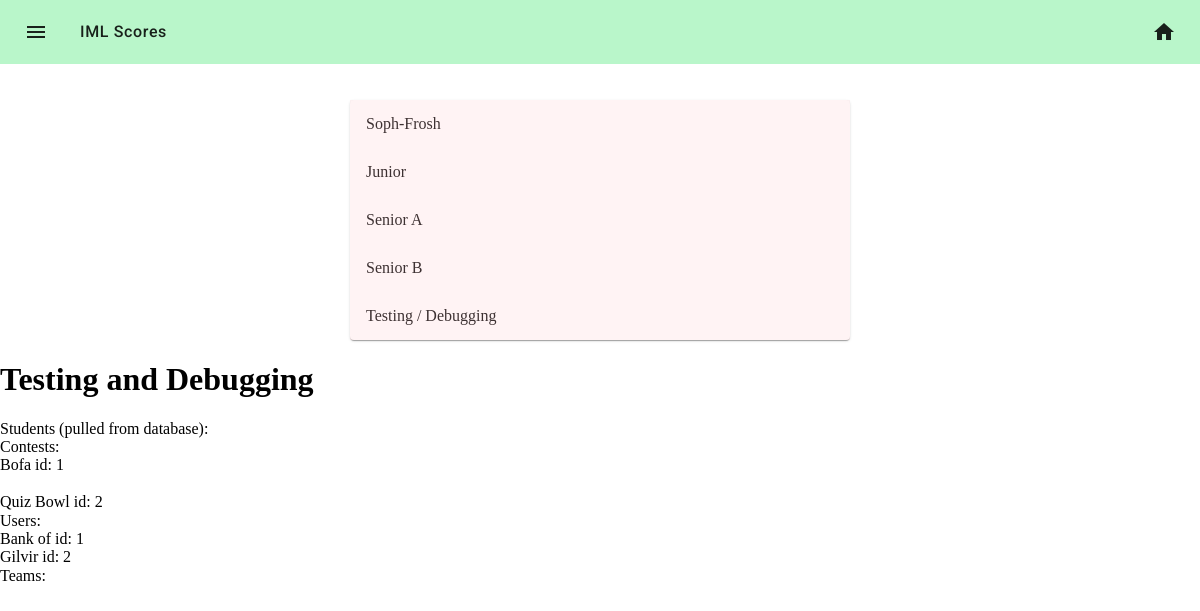
The page /info/tests on the database as committed earlier.
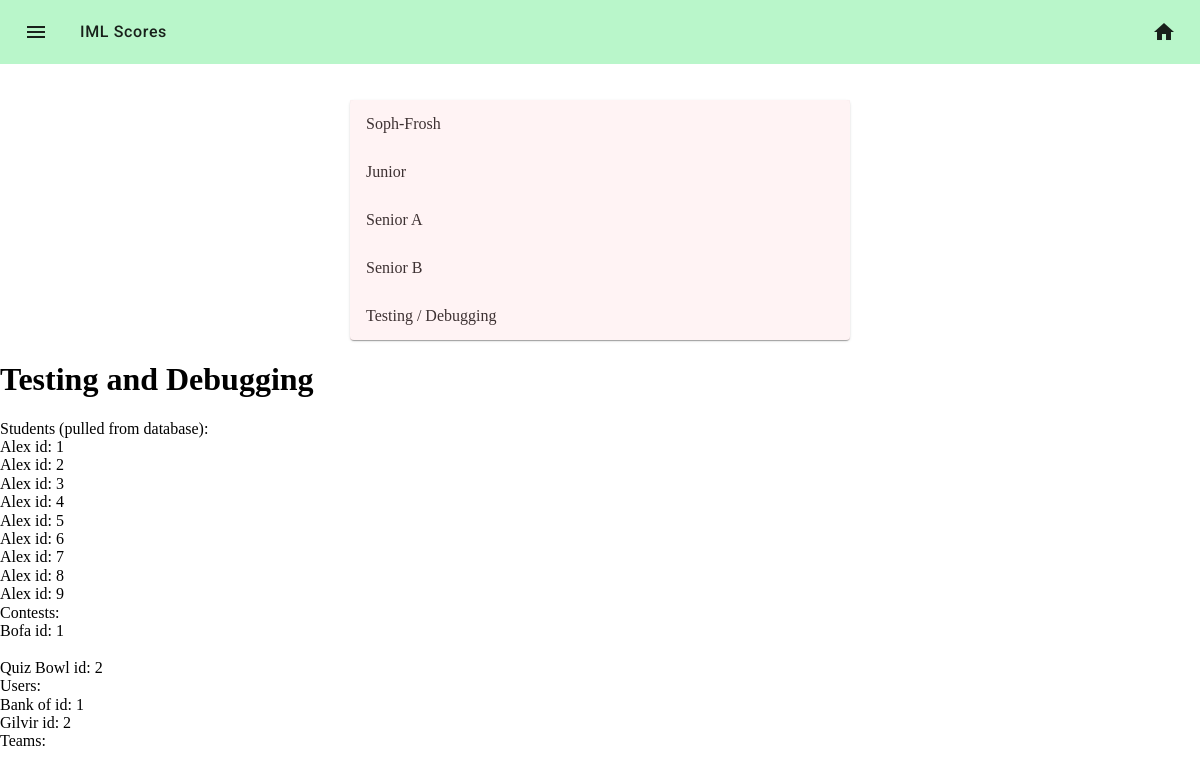
The same page on the database as committed later.
### iml/models.py (models this page shows, shortened)
class Contest(db.Model):
    __tablename__ = 'contests'
    id = db.Column(db.Integer, primary_key=True)
    name = db.Column(db.String(32), nullable=False)
    date = db.Column(db.Date(), nullable=False)
    question_count = db.Column(db.Integer, nullable=False)
    division_id = db.Column(db.Integer, db.ForeignKey('divisions.id'), nullable=False)
    division = db.relationship('Division', back_populates='contests')
    scores = db.relationship('Score', back_populates='contest')

class User(db.Model):
    __tablename__ = 'users'
    id = db.Column(db.Integer,
                   primary_key=True)
    first = db.Column(db.String(32), nullable=False)
    last = db.Column(db.String(64), nullable=False)
    email = db.Column(db.String(64), nullable=False)
    phone_num = db.Column(db.String(32), nullable=False)
    username = db.Column(db.String(32), nullable=False)
    password = db.Column(db.Binary(60), nullable=False)
    is_admin = db.Column(db.Boolean, nullable=False)
    approval_status = db.Column(db.Integer)
    school_id = db.Column(db.Integer, db.ForeignKey('schools.id'))
    school = db.relationship('School', back_populates='coaches')
    scores = db.relationship('Score', back_populates='coach')

class Student(db.Model):
    __tablename__ = 'students'
    id = db.Column(db.Integer, primary_key=True)
    first = db.Column(db.String(32), nullable=False)
    last = db.Column(db.String(32), nullable=False)
    username = db.Column(db.String(32), nullable=False)
    school_id = db.Column(db.Integer, db.ForeignKey('schools.id'),nullable=False)
    school = db.relationship('School', back_populates='students')
    scores = db.relationship('Score', back_populates='student')

### iml/core/user/controllers.py (the view)
@user.route('/info/tests')
def testing():
    studentDB = Student.query.all()
    contests = Contest.query.all()
    users = User.query.all()
    teams = Team.query.all()
    score1 = Score(
        question_num = 1,
        is_correct = 1,
        contest_id = 2, #quiz bowl
        student_id = 1, #student alex gote876
        coach_id = 2, # student.id (Gilvir)
        team_id = 1
    )
    return render_custom_template('tests.html',
                                  studentDB=studentDB,
                                  contests = contests,
                                  users = users,
                                  teams = teams )

### iml/util/__init__.py (called while the page is built)
def render_custom_template(*args, **kwargs):
    status = IS_NOT_LOGGED_IN
    user = None
    userdata = session.get("userdata")
    if session.get("userdata"):
        user = get_user(session["userdata"]["id"])
        status = session["status"]
    if "status" not in kwargs:
        kwargs["status"] = status
    if "user" not in kwargs:
        kwargs["user"] = user
    if "userdata" not in kwargs:
        kwargs["userdata"] = userdata
    return flask.render_template(*args, **kwargs)

### iml/templates/tests.html (shortened to what this page needs)
{% extends "results.html" %}
{% block content %}
<h1> Testing and Debugging </h1>
<body>
    Students (pulled from database): <br>
    {% for student in studentDB %}
        {{student.first}} {{student.scores_list}} id: {{student.id}}<br>
    {% endfor %}
    Contests:
    {% for contest in contests %} <br>
        {{contest.name}} id: {{contest.id}}<br>
    {% endfor %}
    Users: <br>
    {% for user in users %}
        {{user.first}} id: {{user.id}}<br>
    {% endfor %}
    Teams: <br>
</body>
{% endblock %}

### iml/templates/results.html (shortened to what this page needs)
{% include "_base.html" %}
<div class="mdc-card" style="width:500px; margin-left: calc(50% - 250px);">
  <a class="mdc-list-item mdc-list-item--activated" href="/info/sf">
      Soph-Frosh
  </a>
  <a class="mdc-list-item mdc-list-item--activated" href="/info/jr">
      Junior
  </a>
  <a class="mdc-list-item mdc-list-item--activated" href="/info/sra">
      Senior A
  </a>
  <a class="mdc-list-item mdc-list-item--activated" href="/info/srb">
      Senior B
  </a>
  <a class="mdc-list-item mdc-list-item--activated" href="/info/tests">
      Testing / Debugging
  </a>
</div>
{% block content %}
{% endblock %}

### iml/templates/_base.html (shortened to what this page needs)
<!DOCTYPE HTML>
<html>
    <head>
        <link rel="stylesheet" type="text/css" href="{{url_for('static', filename= 'vendor/mdc.css')}}">
        <link rel="stylesheet" type="text/css" href="{{url_for('static', filename= 'vendor/normalize.css')}}">
        <link rel="stylesheet" type="text/css" href="{{url_for('static', filename= 'vendor/mdc-table.css')}}">
        <link rel="stylesheet" type="text/css" href="{{url_for('static', filename= 'css/mdc-theme.css')}}">
        <link rel="stylesheet" type="text/css" href="{{url_for('static', filename= 'css/forms.css')}}">
        <link rel="stylesheet" type="text/css" href="{{url_for('static', filename= 'css/everything.css')}}">
    </head>
    <body>
        {% block navbar %}
        <header class="mdc-top-app-bar secondary-nav" id="app-bar">
            <div class="mdc-top-app-bar__row secondary-nav">
                <section class="mdc-top-app-bar__section mdc-top-app-bar__section--align-start">
                    <a href="#" class="material-icons mdc-top-app-bar__navigation-icon" style="color:rgba(0,0,0,.87)!important">menu</a>
                    <span class="mdc-top-app-bar__title">IML Scores</span>
                </section>
                <section class="mdc-top-app-bar__section mdc-top-app-bar__section--align-end" role="toolbar">
                    <a href="/" class="material-icons mdc-top-app-bar__action-item " aria-label="Download" alt="Download" style="color:rgba(0,0,0,.87)!important">home</a>
                </section>
            </div>
        </header>
        {% endblock navbar %}
    <main>
        <div style="padding-top:100px"></div>
    </main>
    </body>
</html>

### iml/static/css/mdc-theme.css (style rules this page uses)
.mdc-top-app-bar__title { font-size: 1rem; letter-spacing: 0.04em; }
html, body { height: 100%; }

Rows that differ between the two databases and show on the page:
added Student: first "Alex", id "1"
added Student: first "Alex", id "2"
added Student: first "Alex", id "3"
added Student: first "Alex", id "4"
added Student: first "Alex", id "5"
added Student: first "Alex", id "6"
added Student: first "Alex", id "7"
added Student: first "Alex", id "8"
added Student: first "Alex", id "9"
